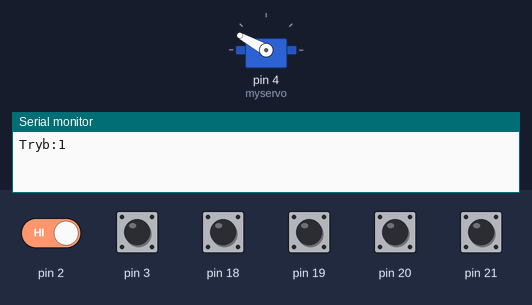
Bench run of a sketch on a simulated Arduino Mega 2560, built with avr-gcc and run on an emulated ATmega2560. Parts: servo, the last lines printed to the serial monitor. Inputs (shaded band) come from the test bench; at power-on: pin 2, pin 3, pin 18–21 HIGH.

Above: at 0.1 s.
At 23.2 s:
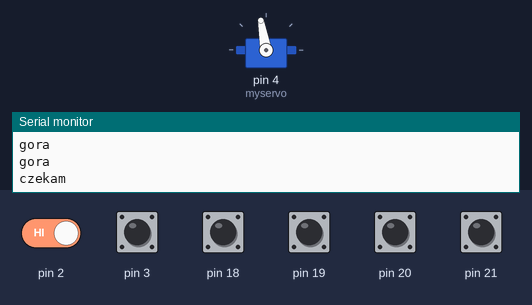
23.3 s: pin 2 driven LOW
At 28.6 s:
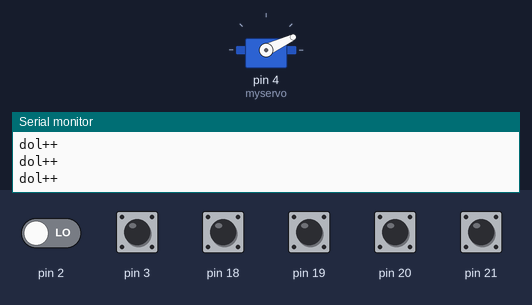
Timing chart, 0 to 30.1 s (numbered marks = the images above; inputs shaded):
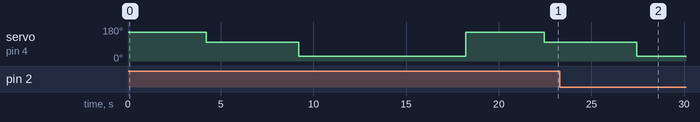

The sketch:

servo_z_nalej.ino
```cpp
#include <Servo.h>
Servo myservo;  // create servo object to control a servo


unsigned int tryb = 1;
unsigned int ile = 0;
unsigned int val = 1530;          // variable to read the value from the analog pin

volatile int int0_value = 0;
volatile int int1_value = 0;
volatile int int2_value = 0;
volatile int int3_value = 0;
volatile int int4_value = 0;
volatile int int5_value = 0;
void on_int0R(){  int0_value = 1;}    // pin 2
void on_int0F(){  int0_value = 2;}    // pin 2
void on_int1R(){  int1_value = 1;}    // pin 21       // Krańcowy Y
void on_int1F(){  int1_value = 2;}    // pin 21       // Krańcowy Y
void on_int2R(){  int2_value = 1;}    // pin 21       // Krańcowy Y
void on_int2F(){  int2_value = 2;}    // pin 21       // Krańcowy Y
void on_int3R(){  int3_value = 1;}    // pin 20       // Krańcowy X
void on_int3F(){  int3_value = 2;}    // pin 20       // Krańcowy X
void on_int4R(){  int4_value = 1;}          // pin 19       // Enkoder X
void on_int4F(){  int4_value = 2;}          // pin 19       // Enkoder X
void on_int5R(){  int5_value = 1;}          // pin 18       // Enkoder Y
void on_int5F(){  int5_value = 2;}          // pin 18       // Enkoder Y
// Koniec Ustawienia Przerwań

void setup() {
  Serial.begin(115200);

//  attachInterrupt( INT0, on_int0R, RISING);    // nasłuchuj zmiany PIN 2
  attachInterrupt( INT0, on_int0R, FALLING);    // nasłuchuj zmiany PIN 2

//  attachInterrupt( INT1, on_int1R, RISING);    // nasłuchuj zmiany PIN 3
  attachInterrupt( INT1, on_int1F, FALLING);    // nasłuchuj zmiany PIN 3

  attachInterrupt( INT2, on_int2R, RISING);    // nasłuchuj zmiany PIN 21   // Krańcowy Y
  attachInterrupt( INT2, on_int2F, FALLING);    // nasłuchuj zmiany PIN 21   // Krańcowy Y

  attachInterrupt( INT3, on_int3R, RISING);    // nasłuchuj zmiany PIN 20   // Krańcowy X
  attachInterrupt( INT3, on_int3F, FALLING);    // nasłuchuj zmiany PIN 20  // Krańcowy X

  attachInterrupt( INT4, on_int4R, RISING);    // nasłuchuj zmiany PIN 19  // Enkoder X
  attachInterrupt( INT4, on_int4F, FALLING);    // nasłuchuj zmiany PIN 19 // Enkoder X

  attachInterrupt( INT5, on_int5R, RISING);    // nasłuchuj zmiany PIN 18 // Enkoder Y
  attachInterrupt( INT5, on_int5F, FALLING);    // nasłuchuj zmiany PIN 18// Enkoder Y
}
//mniej - w dół
//wiecej w góre
bool jedz = false;
void loop(){
    if( int0_value > 0 ){
      Serial.println("koniec2");
      delay(10000000);
//            int0_value = 0;
    }
    while(int0_value == 0){
      String val2 = "Tryb:" + String(tryb);
      Serial.println(val2);
      myservo.attach(4);  // attaches the servo on pin  to the servo object
      myservo.writeMicroseconds(2100);
      delay(200);
      int1_value = 0;
      int licznik = 0;
      while( int1_value != 2 && licznik < 200){                   // az na górze
        Serial.println("gora");
        licznik++;
        delay(20);
      }
      myservo.writeMicroseconds(1570);  // trzymaj
      Serial.println("czekam");
      delay(5000);
      myservo.writeMicroseconds(800);  // dół
      int1_value = 0;
      Serial.println("dol");
      licznik = 0;
      while( int1_value != 2 && licznik < 200){                   // az na górze
        Serial.println("dol++");
        licznik++;
        delay(20);
      }
      Serial.println("koniec");
      myservo.detach();
      delay(5000);
    }
}
```
